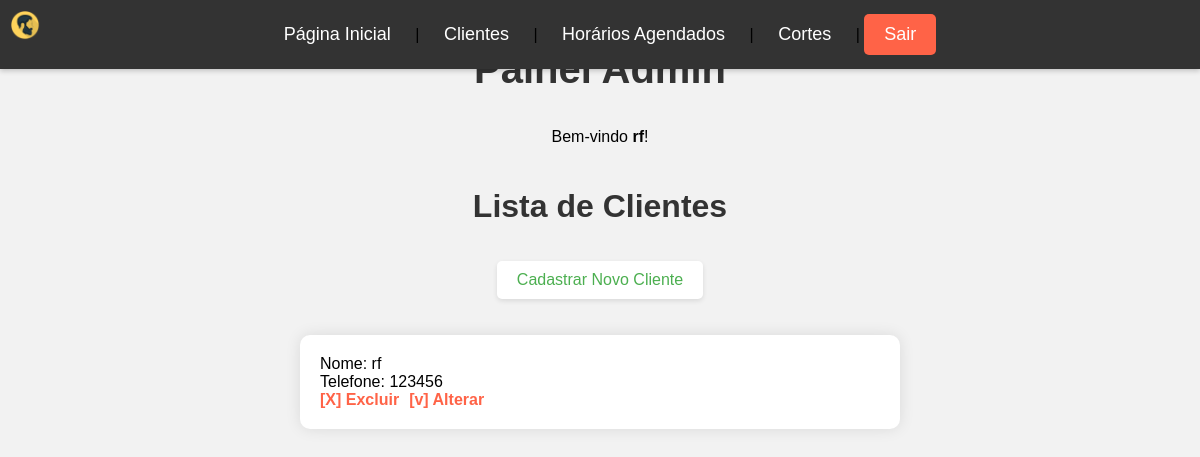
/admin/admin.php?pg=lista_clientes (signed in), run on an earlier commit of the app's database.
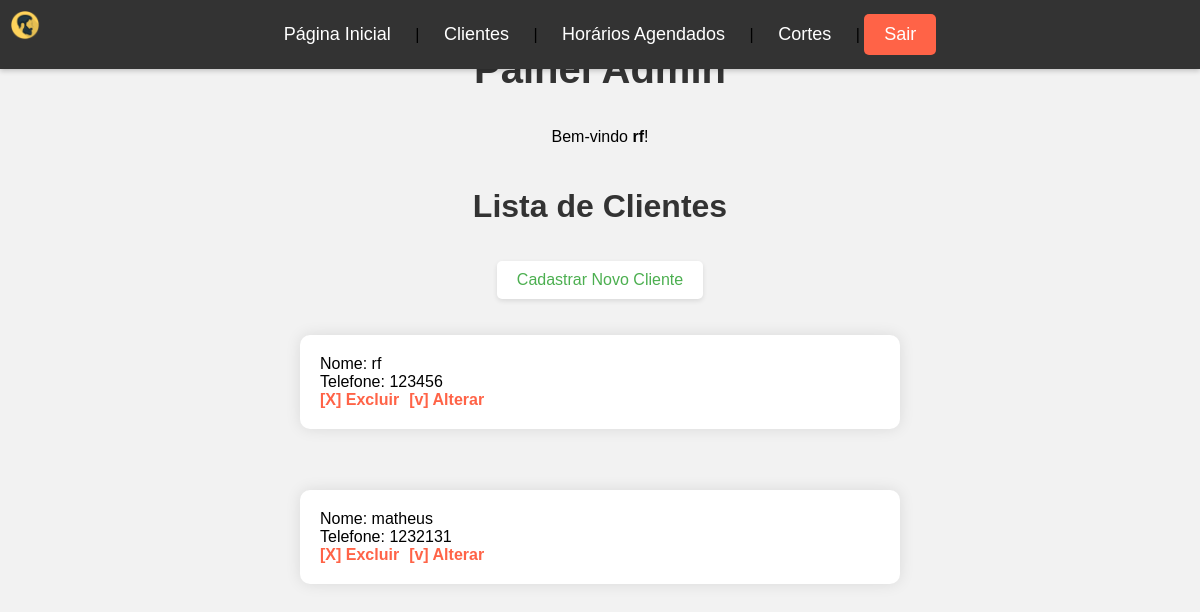
And on a later commit of the database.
### tables this page shows
CREATE TABLE `clientes` (
  `id` int(11) NOT NULL,
  `nome` varchar(100) NOT NULL,
  `senha` varchar(15) NOT NULL,
  `usuario` varchar(15) NOT NULL,
  `telefone` int(11) NOT NULL
);

### admin/sessao.php (called while the page is built, shortened)
<?php
    function logado() {
        return isset($_SESSION['user_id']);
    }

### admin/lista_clientes.php (the view, shortened to what this page needs)
<head>
 <link rel="stylesheet" href="../estilo/lista_clientes.css">
</head>
<body>
    <h2>Lista de Clientes</h2>
    <p><a href="?pg=form_cliente">Cadastrar Novo Cliente</a></p>
<?php
    include_once("../config.inc.php");
    $sql = mysqli_query($conexao,"SELECT * FROM clientes");
    while($clientes = mysqli_fetch_array($sql)){
        echo "<div class='client-details'>";
        echo "Nome: $clientes[nome] <br>";
        echo "Telefone: $clientes[telefone] <br>";
        echo "<a href=?pg=excluir_cliente&id=$clientes[id]><b>[X] Excluir</b></a>";
        echo "<a href=?pg=form_altera_cliente&id=$clientes[id]><b>[v] Alterar</b></a>";
        echo "</div><hr>";
    }
    mysqli_close($conexao); ?>
    </body>

### admin/admin.php
<head>
    <link rel="stylesheet" href="../estilo/admin.css">
</head>
<nav>
    <img src="../imagens/icone.png" alt="Ícone do Menu">
    <a href="?pg=inicial"> Página Inicial </a> |
    <a href="?pg=lista_clientes">Clientes </a> |
    <a href="?pg=horarios_agendados">Horários Agendados </a> |
    <a href="?pg=ver_cortes">Cortes </a> |
    <a href="?pg=sair">Sair</a>
</nav>
<h1>Painel Admin</h1>
<?php
    include("sessao.php");
    if (logado()) {
        echo "<p>Bem-vindo <b>$_SESSION[usuario]</b>!</p>";
    } else {
        header("Location: form_login.php");
        exit();
    }
?>
<?php
    if(empty($_SERVER['QUERY_STRING'])){
        $var = "inicial_admin.php";
        include_once($var);
    }else{
        $pg = $_GET['pg'];
        include_once("$pg.php");
    }

### estilo/admin.css (style rules this page uses)
body { margin: 0; font-family: Arial, sans-serif; background-color: #f2f2f2; display: flex; flex-direction: column; align-items: center; padding-top: 100px; }
h1 { color: #333; text-align: center; font-size: 2.5em; margin-bottom: 20px; }
nav { background-color: #333; width: 100%; padding: 10px 0; box-shadow: 0 2px 5px rgba(0, 0, 0, 0.2); text-align: center; position: absolute; top: 0; z-index: 1000; }
nav img { position: absolute; left: 10px; width: 30px; height: 30px; }
nav a { color: white; text-decoration: none; padding: 14px 20px; font-size: 18px; display: inline-block; transition: background-color 0.3s; }
nav a:last-child { background-color: #FF6347; padding: 10px 20px; border-radius: 5px; }

### estilo/lista_clientes.css (style rules this page uses)
body { margin: 0; font-family: Arial, sans-serif; background-color: #f2f2f2; display: flex; flex-direction: column; align-items: center; padding: 20px; }
h2 { color: #333; text-align: center; font-size: 2em; margin-bottom: 20px; }
a[href="?pg=form_cliente"] { color: #4CAF50; text-decoration: none; font-size: 1em; margin-bottom: 20px; display: inline-block; padding: 10px 20px; background-color: #ffffff; border-radius: 5px; box-shadow: 0 2px 5px rgba(0, 0, 0, 0.1); }
.client-details { background-color: #ffffff; padding: 20px; border-radius: 10px; box-shadow: 0 0 15px rgba(0, 0, 0, 0.1); margin-bottom: 20px; width: 100%; max-width: 600px; text-align: left; box-sizing: border-box; }
.client-details a { color: #FF6347; text-decoration: none; font-weight: bold; margin-right: 10px; }

What changed in the data, as far as the page shows it:
added clientes: nome "matheus", telefone "1232131"
